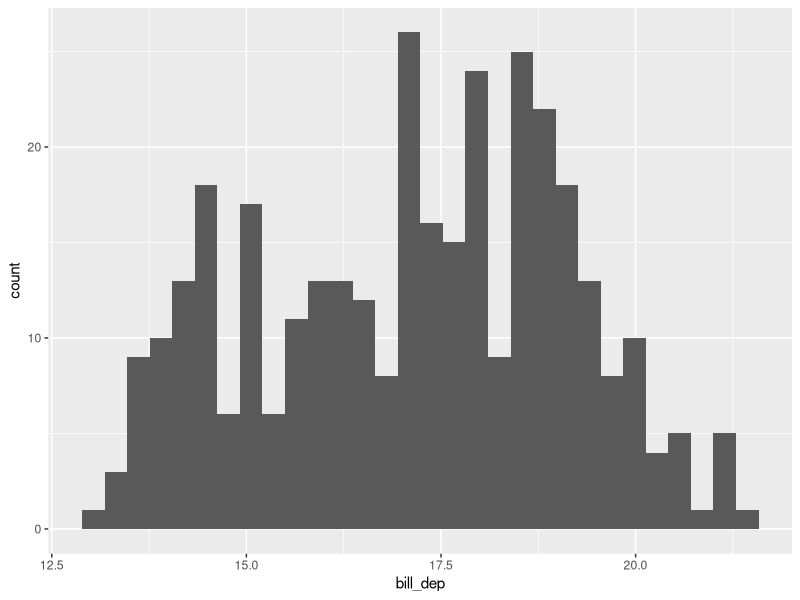
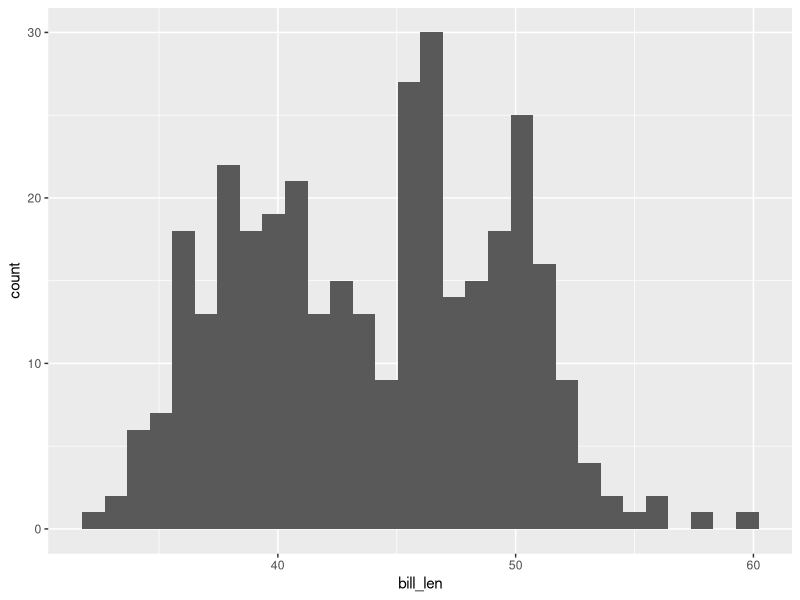

R code for these plots, in order:
## ---- chunk 1
first_six <- head(penguins)
first_six
## ---- chunk 2
knitr::kable(first_six)
## ---- chunk 3
#| label: fig-hist-of-bill-depth
#| fig-cap: "A histogram of bill depth from the penguins data set. This is my new first figure"
library(ggplot2)
ggplot(penguins, mapping = aes(x = bill_dep)) + 
  geom_histogram()
## ---- chunk 4
#| label: fig-hist-of-bill-length
#| fig-cap: "A histogram of bill lengths from the penguins data set. The distribution is bimodal and symmetric."
library(ggplot2)
ggplot(penguins, mapping = aes(x = bill_len)) + 
  geom_histogram()
## ---- chunk 5
# Your solution here

## ---- chunk 6
# Your solution here
